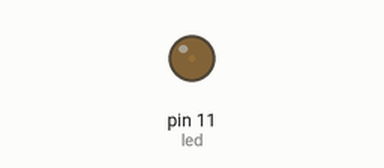
Bench run of a sketch on a simulated Arduino Uno, built with avr-gcc and run on an emulated ATmega328P. Shown: output pins drawn as LEDs (lit = HIGH).

Above: at 0.05 s.
At 2.15 s:
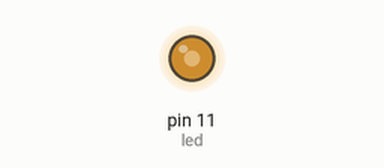
At 3.45 s:
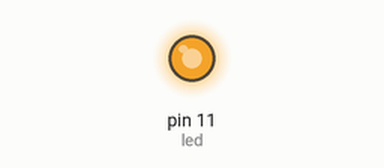
At 6.9 s:
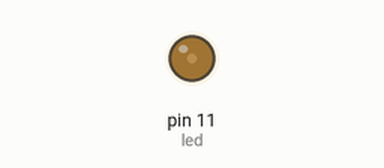
Timing chart, 0 to 10.0 s (numbered marks = the images above):
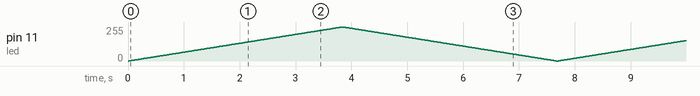

The sketch:

pwm_led.ino
```cpp
#define led 11

void setup()
{
  pinMode(led, OUTPUT);
}

void loop()
{
  for(int i = 0; i <= 255; i++)
  {
    analogWrite(led, i);
    delay(15);
  }
  for(int j = 255; j >= 0; j--)
  {
    analogWrite(led, j);
    delay(15);
  }
}
```
